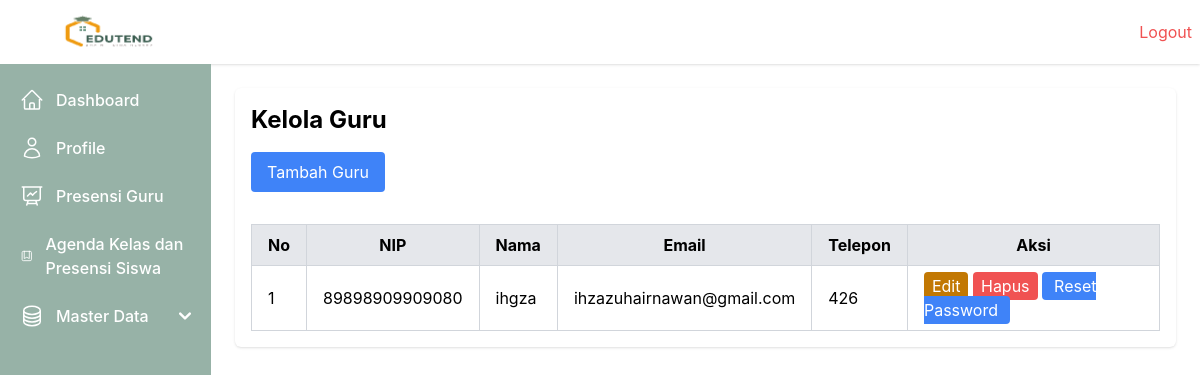
The app's page /guru/ (signed in) with its own data.
### webabsensi/models.py (models this page shows, shortened)
class User(models.Model):
    ROLE_CHOICES = [
        ('Tata Usaha', 'Tata Usaha'),
        ('Guru', 'Guru'),
        ('Kepala Sekolah', 'Kepala Sekolah'),
    ]
    GENDER_CHOICES = [
        ('L', 'Laki-laki'),
        ('P', 'Perempuan'),
    ]
    nip = models.CharField(max_length=20, unique=True)
    email = models.EmailField(unique=True)
    password = models.CharField(max_length=255)
    nama = models.CharField(max_length=50)
    gender = models.CharField(max_length=1, choices=GENDER_CHOICES)
    role = models.CharField(max_length=20, choices=ROLE_CHOICES)
    no_telepon = models.CharField(max_length=15)
    created_at = models.DateTimeField(auto_now_add=True)
    updated_at = models.DateTimeField(auto_now=True)

### webabsensi/views.py (the view)
        def wrapper(request, *args, **kwargs):
            user_id = request.session.get('user_id')
            if not user_id:
                messages.error(request, 'Anda harus login terlebih dahulu.')
                return redirect('login')
            user = User.objects.get(id=request.session['user_id'])
            if user.role not in allowed_roles:
                return render(request, '403.html', {'message': 'Anda tidak memiliki izin untuk mengakses halaman ini.'})
            request.user = user  # Tambahkan user ke request agar dapat digunakan di template
            return view_func(request, *args, **kwargs)

### webabsensi/views.py (called while the page is built)
def role_required(allowed_roles):
    def decorator(view_func):
        def wrapper(request, *args, **kwargs):
            user_id = request.session.get('user_id')
            if not user_id:
                messages.error(request, 'Anda harus login terlebih dahulu.')
                return redirect('login')
            user = User.objects.get(id=request.session['user_id'])
            if user.role not in allowed_roles:
                return render(request, '403.html', {'message': 'Anda tidak memiliki izin untuk mengakses halaman ini.'})
            request.user = user  # Tambahkan user ke request agar dapat digunakan di template
            return view_func(request, *args, **kwargs)
        return wrapper
    return decorator

@role_required(['Tata Usaha', 'Kepala Sekolah'])
def manage_guru(request):
    guru_list = User.objects.filter(role="Guru").order_by('-created_at')
    return render(request, 'guru/manage_guru.html', {'guru_list': guru_list})

### webabsensi/templates/guru/manage_guru.html (shortened to what this page needs)
{% extends 'base.html' %} {% block content %}
<div class="">
  <h1 class="text-2xl font-bold mb-4">Kelola Guru</h1>
  <a
    href="{% url 'add_guru' %}"
    class="bg-blue-500 text-white px-4 py-2 rounded mb-4 inline-block"
    >Tambah Guru</a
  >
  <table
    id="guru-table"
    class="table-auto w-full border-collapse border border-gray-300 mt-4"
  >
    <thead>
      <tr class="bg-gray-200">
        <th class="border border-gray-300 px-4 py-2">No</th>
        <th class="border border-gray-300 px-4 py-2">NIP</th>
        <th class="border border-gray-300 px-4 py-2">Nama</th>
        <th class="border border-gray-300 px-4 py-2">Email</th>
        <th class="border border-gray-300 px-4 py-2">Telepon</th>
        <th class="border border-gray-300 px-4 py-2">Aksi</th>
      </tr>
    </thead>
    <tbody>
      {% for guru in guru_list %}
      <tr>
        <td class="border border-gray-300 px-4 py-2">{{ forloop.counter }}</td>
        <td class="border border-gray-300 px-4 py-2">{{ guru.nip }}</td>
        <td class="border border-gray-300 px-4 py-2">{{ guru.nama }}</td>
        <td class="border border-gray-300 px-4 py-2">{{ guru.email }}</td>
        <td class="border border-gray-300 px-4 py-2">{{ guru.no_telepon }}</td>
        <td class="border border-gray-300 px-4 py-2">
          <a
            href="{% url 'edit_guru' guru.id %}"
            class="bg-yellow-500 text-white px-2 py-1 rounded"
            >Edit</a
          >
          <a
            href="{% url 'delete_guru' guru.id %}"
            onclick="return confirm('Apakah Anda yakin ingin menghapus guru ini? Semua data yang berkaitan dengan guru ini akan dihapus (seperti jadwal, absensi, dll)')"
            class="bg-red-500 text-white px-2 py-1 rounded"
            >Hapus</a
          >
          <a
            href="{% url 'reset_password_guru' guru.id %}"
            class="bg-blue-500 text-white px-3 py-1 rounded"
            onclick="return confirm('Reset password akan menjadikan password untuk guru ini menjadi 123. Lanjutkan?')"
            >Reset Password</a
          >
        </td>
      </tr>
      {% empty %}
      <tr>
        <td colspan="6" class="text-center border border-gray-300 px-4 py-2">
          Tidak ada data guru.
        </td>
      </tr>
      {% endfor %}
    </tbody>
  </table>
</div>
{% endblock %}

### records on screen
User: nip "89898909909080", nama "ihgza", email "ihzazuhairnawan@gmail.com", no_telepon "426"
